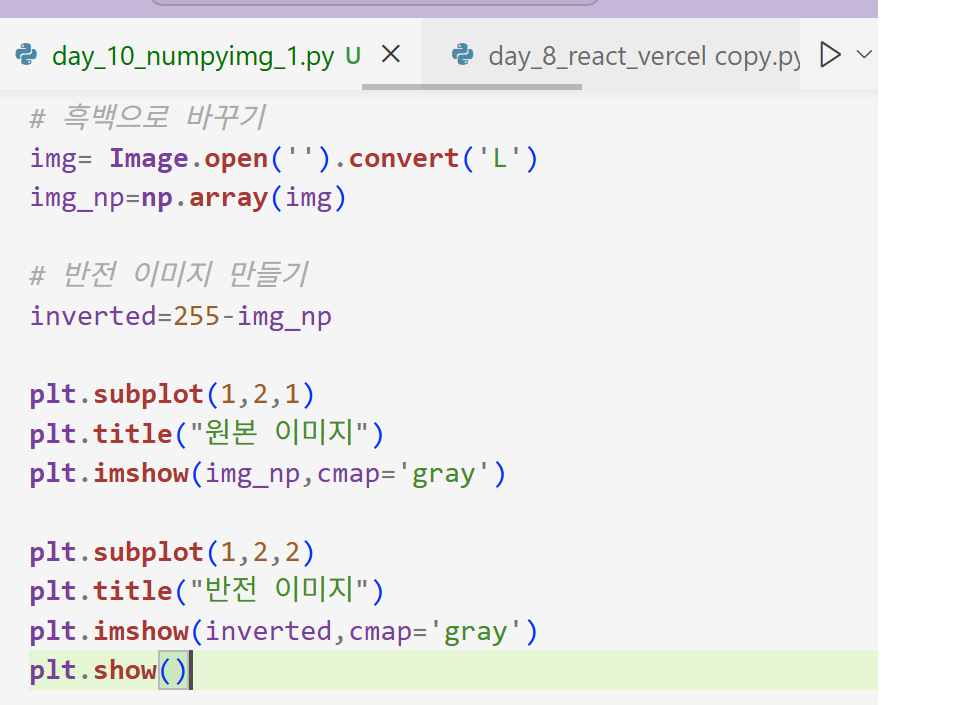
#> input picture test1.png, 960 x 705 px
$ python day_10_numpyimg_2.py
#> lines starting #> are read from the running program, lines starting #| are printed output that depends on the picture
import numpy as np
from PIL import Image
import matplotlib.pyplot as plt

# 이미지 열기
img= Image.open('test1.png').convert('RGB')
#> img is the input picture: PIL image 960x705 RGB; mean R, G, B 238.2, 237.6, 237.5
img_np=np.array(img)

# 발기 증가. RGB 각 채널에 50씩 더함
brighter=img_np+50
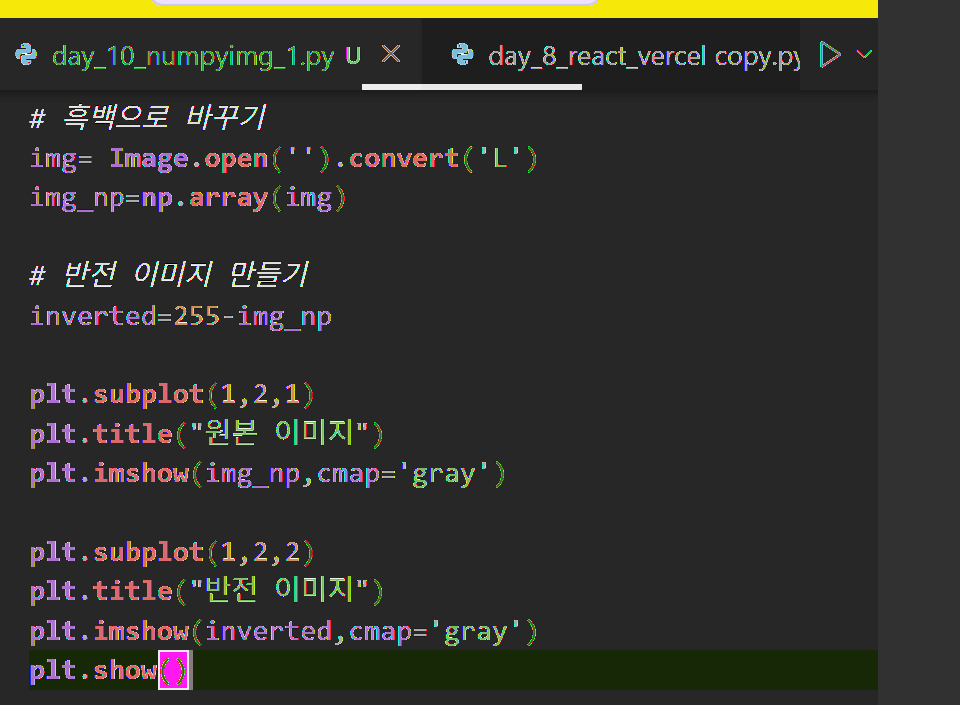
#> brighter: shape (705, 960, 3); mean R, G, B 50.4, 49.7, 44.2

brighter=np.clip(brighter,0,255).astype(np.uint8)

plt.subplot(1,2,1)
plt.title("original")
plt.imshow(img_np)

plt.subplot(1,2,2)
plt.title("brighter")
plt.imshow(brighter)
plt.show()
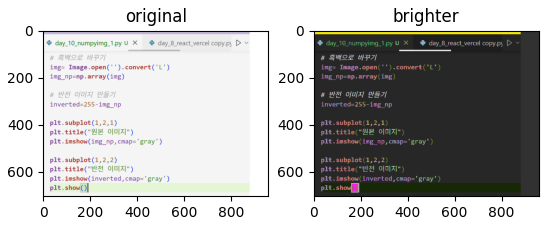
#> figure drawn by matplotlib, 2 panels
